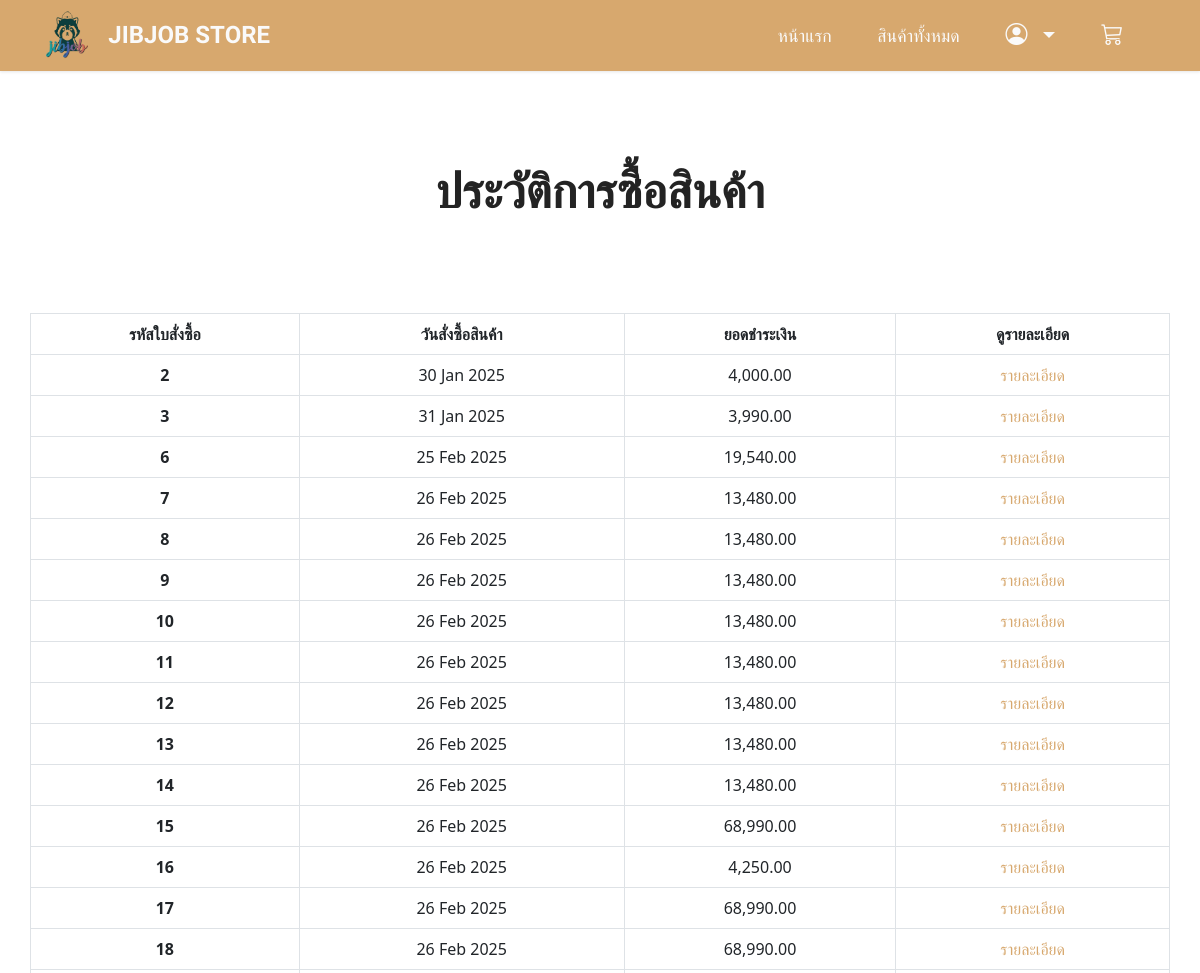
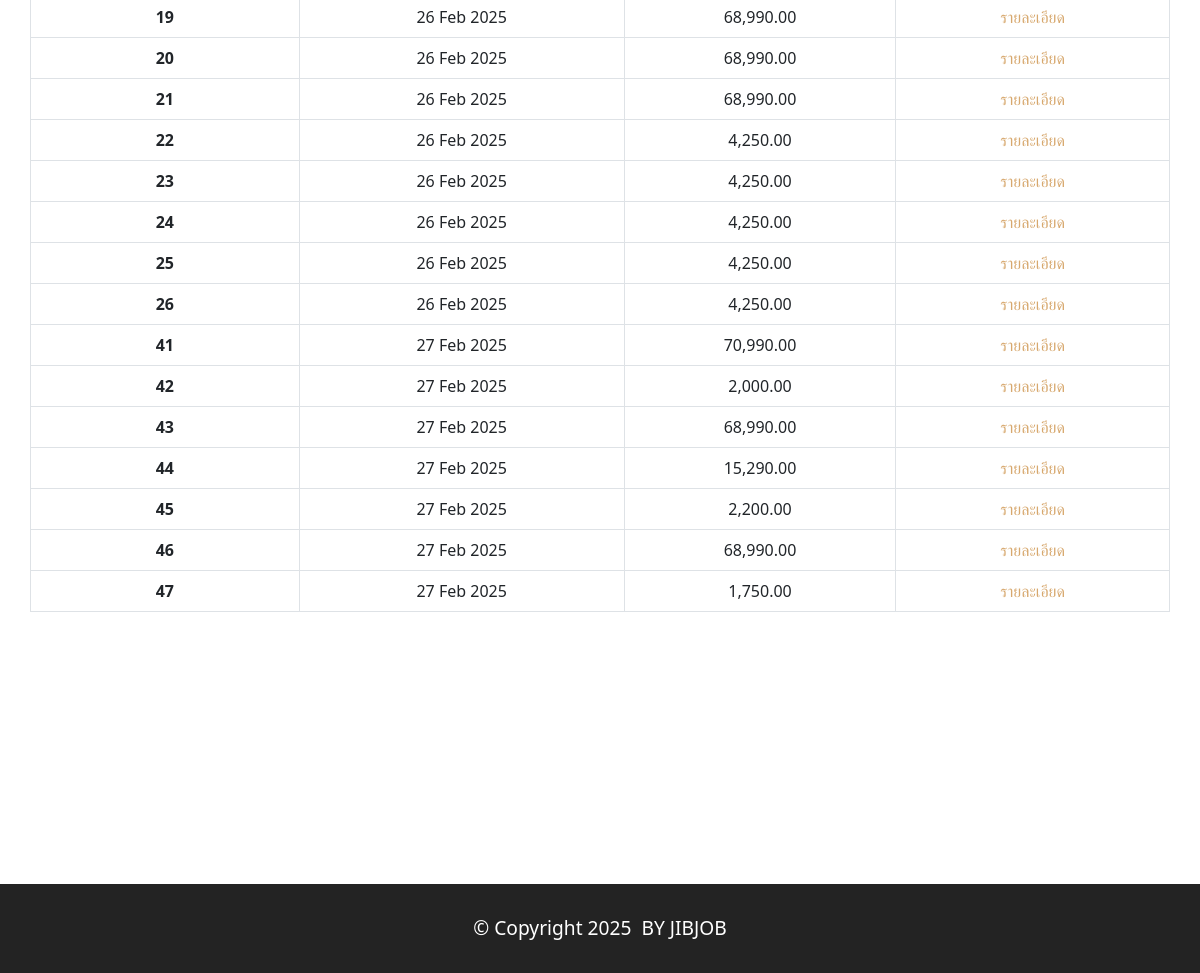
Page /orderHistory (signed in) on the committed database (2 pictures, top to bottom).
### orderapp/models.py (models this page shows)
class Order(models.Model):
    fullname=models.CharField(max_length=255,blank=True)
    phone=models.CharField(max_length=50,blank=True)
    address = models.CharField(max_length=255,blank=True)
    total=models.DecimalField(max_digits=10,decimal_places=2)
    created=models.DateTimeField(auto_now_add=True)
    customer=models.ForeignKey(User,on_delete=models.CASCADE,default=None)

### orderapp/views.py (the view)
# urls.py: path("orderHistory",views.orderHistory),
@login_required(login_url="/login")
def orderHistory(request):
    orders=Order.objects.filter(customer=request.user)
    return render(request,"orderHistory.html",{"orders":orders})

### orderapp/templates/orderHistory.html (shortened to what this page needs)
{% extends "layout.html" %}
{% load humanize %}
{% block content %}
{% if not orders %}
<section class="container my-5">
    <br><br><br><br>
    <div class="text-center">
        <svg xmlns="http://www.w3.org/2000/svg" class="img-fluid" style="width: 200px; height: 200px; margin-left: auto; margin-right: auto" fill="currentColor" class="bi bi-clock-history" viewBox="0 0 16 16">
            <path d="M8.515 1.019A7 7 0 0 0 8 1V0a8 8 0 0 1 .589.022l-.074.997zm2.004.45a7.003 7.003 0 0 0-.985-.299l.219-.976c.383.086.76.2 1.126.342l-.36.933zm1.37.71a7.01 7.01 0 0 0-.439-.27l.493-.87a8.025 8.025 0 0 1 .979.654l-.615.789a6.996 6.996 0 0 0-.418-.302zm1.834 1.79a6.99 6.99 0 0 0-.653-.796l.724-.69c.27.285.52.59.747.91l-.818.576zm.744 1.352a7.08 7.08 0 0 0-.214-.468l.893-.45a7.976 7.976 0 0 1 .45 1.088l-.95.313a7.023 7.023 0 0 0-.179-.483zm.53 2.507a6.991 6.991 0 0 0-.1-1.025l.985-.17c.067.386.106.778.116 1.17l-1 .025zm-.131 1.538c.033-.17.06-.339.081-.51l.993.123a7.957 7.957 0 0 1-.23 1.155l-.964-.267c.046-.165.086-.332.12-.501zm-.952 2.379c.184-.29.346-.594.486-.908l.914.405c-.16.36-.345.706-.555 1.038l-.845-.535zm-.964 1.205c.122-.122.239-.248.35-.378l.758.653a8.073 8.073 0 0 1-.401.432l-.707-.707z"/>
            <path d="M8 1a7 7 0 1 0 4.95 11.95l.707.707A8.001 8.001 0 1 1 8 0v1z"/>
            <path d="M7.5 3a.5.5 0 0 1 .5.5v5.21l3.248 1.856a.5.5 0 0 1-.496.868l-3.5-2A.5.5 0 0 1 7 9V3.5a.5.5 0 0 1 .5-.5z"/>
        </svg>
        <br>
        <h1 class="my-4"><strong>ไม่มีประวัติการซื้อสินค้า</strong></h1>
        <div class="mbr-section-btn pt-3">
            <a href="/" class="btn btn-primary display-4">
                <i class="bi bi-house-door"></i>&nbsp;
                กลับหน้าแรก
            </a>
        </div>
        <br><br>
    </div>
</section>
{% else %}
<section class="content2 cid-tsEQSCqggh my-2" id="content2-2">
    <div class="container my-5">
        <div class="mbr-section-head">
            <h4 class="mbr-section-title mbr-fonts-style align-center mb-0 display-2">
                <strong>ประวัติการซื้อสินค้า</strong>
            </h4>
        </div>
        <div class="row my-5">
            <table class="table text-center table-bordered my-5">
                <thead>
                  <tr>
                    <th scope="col">รหัสใบสั่งซื้อ</th>
                    <th scope="col">วันสั่งซื้อสินค้า</th>
                    <th scope="col">ยอดชำระเงิน</th>
                    <th scope="col">ดูรายละเอียด</th>
                  </tr>
                </thead>
                <tbody>
                    {% for item in orders %}
                    <tr>
                        <th scope="row">{{item.id}}</th>
                        <td>{{item.created | date:"d M Y"}}</td>
                        <td>{{item.total | intcomma}}</td>
                        <td>
                            <a href="{% url 'orderDetail' item.id %}">รายละเอียด</a>
                        </td>
                    </tr>
                    {% endfor %}
                </tbody>
              </table>
        </div>
    </div>
    <br><br><br><br><br><br><br>
</section>
{% endif %}
{% endblock %}

### productsapp/static/assets/theme/css/style.css (style rules this page uses)
section { background-color: #ffffff; }
body { font-style: normal; line-height: 1.5; font-weight: 400; color: #232323; position: relative; }
section, .container, .container-fluid { position: relative; word-wrap: break-word; }
a { font-style: normal; font-weight: 400; cursor: pointer; }
a, a:hover { text-decoration: none; }
.mbr-section-title { font-style: normal; line-height: 1.3; }
h1, h2, h3, h4, h5, h6, .display-1, .display-2, .display-4, .display-5, .display-7, span, p, a { line-height: 1; word-break: break-word; word-wrap: break-word; font-weight: 400; }
b, strong { font-weight: bold; }
section { background-position: 50% 50%; background-repeat: no-repeat; background-size: cover; }
.align-center { text-align: center; }
.row { display: -webkit-flex; -webkit-flex-wrap: wrap; }
html, body { height: auto; min-height: 100vh; }
@media (min-width: 992px) { .container { padding-left: 16px; padding-right: 16px; } }
@media (min-width: 992px) { .row { margin-left: -16px; margin-right: -16px; } }

### productsapp/static/assets/custom/css/custom-style.css (style rules this page uses)
.display-2 { font-size: 3rem; line-height: 1.1; }
a, a:hover { color: #d7a86e; }
body { overflow-x: hidden; }
a { transition: color 0.6s; }
.cid-tsEQSCqggh { padding-top: 3rem; background-color: #ffffff; }
.cid-tsEQSCqggh .mbr-section-title { color: #232323; }

### rows in the picture
Order: id "2", created "30 Jan 2025", total "4,000.00"
Order: id "3", created "31 Jan 2025", total "3,990.00"
Order: id "6", created "25 Feb 2025", total "19,540.00"
Order: id "7", created "26 Feb 2025", total "13,480.00"
Order: id "8", created "26 Feb 2025", total "13,480.00"
Order: id "9", created "26 Feb 2025", total "13,480.00"
Order: id "10", created "26 Feb 2025", total "13,480.00"
Order: id "11", created "26 Feb 2025", total "13,480.00"
Order: id "12", created "26 Feb 2025", total "13,480.00"
Order: id "13", created "26 Feb 2025", total "13,480.00"
Order: id "14", created "26 Feb 2025", total "13,480.00"
Order: id "15", created "26 Feb 2025", total "68,990.00"
Order: id "16", created "26 Feb 2025", total "4,250.00"
Order: id "17", created "26 Feb 2025", total "68,990.00"
Order: id "18", created "26 Feb 2025", total "68,990.00"
Order: id "19", created "26 Feb 2025", total "68,990.00"
Order: id "20", created "26 Feb 2025", total "68,990.00"
Order: id "21", created "26 Feb 2025", total "68,990.00"
Order: id "22", created "26 Feb 2025", total "4,250.00"
Order: id "23", created "26 Feb 2025", total "4,250.00"
Order: id "24", created "26 Feb 2025", total "4,250.00"
Order: id "25", created "26 Feb 2025", total "4,250.00"
Order: id "26", created "26 Feb 2025", total "4,250.00"
Order: id "41", created "27 Feb 2025", total "70,990.00"
Order: id "42", created "27 Feb 2025", total "2,000.00"
Order: id "43", created "27 Feb 2025", total "68,990.00"
Order: id "44", created "27 Feb 2025", total "15,290.00"
Order: id "45", created "27 Feb 2025", total "2,200.00"
Order: id "46", created "27 Feb 2025", total "68,990.00"
Order: id "47", created "27 Feb 2025", total "1,750.00"
